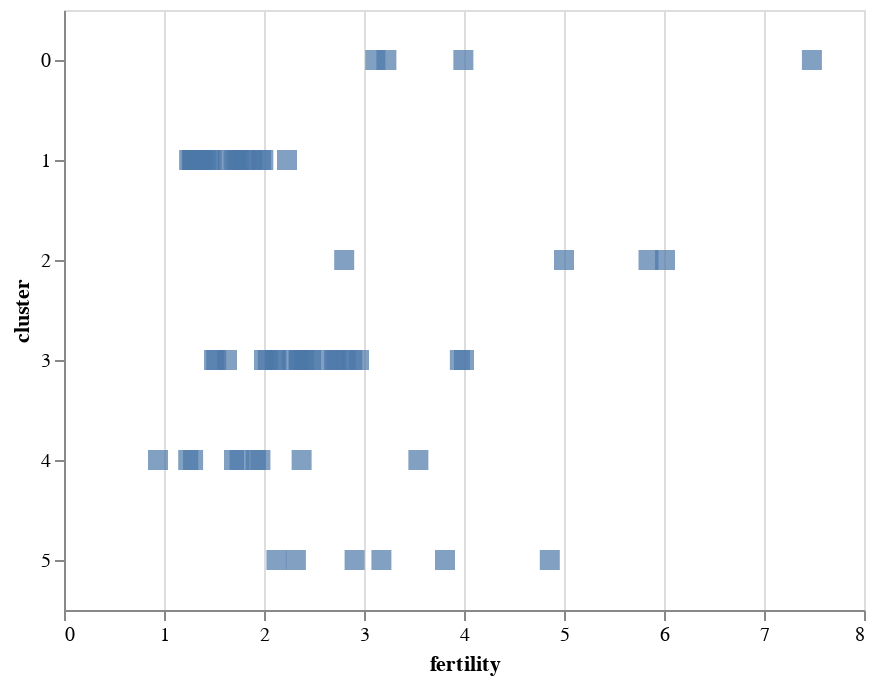

Notebook code for this chart:
### Markdown cell above
### Square Marks

The `square` mark type is a convenient shorthand for `point` marks drawn as filled squares.

### Code cell
alt.Chart(data2000).mark_square(size=100).encode(
    alt.X('fertility:Q'),
    alt.Y('cluster:N'),
    alt.Shape('cluster:N')
)

### Figure 1 — Vega-Lite specification as saved in the notebook (floating-point values rounded to 4 significant figures)
{"$schema": "https://vega.github.io/schema/vega-lite/v3.4.0.json", "config": {"mark": {"tooltip": null}, "view": {"height": 300, "width": 400}}, "data": {"name": "data-fdeb0b749a6385830bd1445d39ad6ea0"}, "datasets": {"data-fdeb0b749a6385830bd1445d39ad6ea0": [{"cluster": 0, "country": "Afghanistan", "fertility": 7.479, "life_expect": 42.13, "pop": 23898198, "year": 2000}, {"cluster": 3, "country": "Argentina", "fertility": 2.35, "life_expect": 74.34, "pop": 37497728, "year": 2000}, {"cluster": 3, "country": "Aruba", "fertility": 2.124, "life_expect": 73.45, "pop": 69539, "year": 2000}, {"cluster": 4, "country": "Australia", "fertility": 1.756, "life_expect": 80.37, "pop": 19164620, "year": 2000}, {"cluster": 1, "country": "Austria", "fertility": 1.382, "life_expect": 78.98, "pop": 8113413, "year": 2000}, {"cluster": 3, "country": "Bahamas", "fertility": 2.111, "life_expect": 71.07, "pop": 290075, "year": 2000}, {"cluster": 0, "country": "Bangladesh", "fertility": 3.224, "life_expect": 62.01, "pop": 130406594, "year": 2000}, {"cluster": 3, "country": "Barbados", "fertility": 1.5, "life_expect": 75.97, "pop": 273483, "year": 2000}, {"cluster": 1, "country": "Belgium", "fertility": 1.638, "life_expect": 78.32, "pop": 10263618, "year": 2000}, {"cluster": 3, "country": "Bolivia", "fertility": 3.958, "life_expect": 63.88, "pop": 8152620, "year": 2000}, {"cluster": 3, "country": "Brazil", "fertility": 2.345, "life_expect": 71.01, "pop": 175552771, "year": 2000}, {"cluster": 3, "country": "Canada", "fertility": 1.522, "life_expect": 79.77, "pop": 31278097, "year": 2000}, {"cluster": 3, "country": "Chile", "fertility": 2, "life_expect": 77.86, "pop": 15153450, "year": 2000}, {"cluster": 4, "country": "China", "fertility": 1.7, "life_expect": 72.03, "pop": 1262645000, "year": 2000}, {"cluster": 3, "country": "Colombia", "fertility": 2.47, "life_expect": 71.68, "pop": 39685655, "year": 2000}, {"cluster": 3, "country": "Costa Rica", "fertility": 2.281, "life_expect": 78.12, "pop": 3710558, "year": 2000}, {"cluster": 1, "country": "Croatia", "fertility": 1.348, "life_expect": 74.88, "pop": 4410830, "year": 2000}, {"cluster": 3, "country": "Cuba", "fertility": 1.63, "life_expect": 77.16, "pop": 11134273, "year": 2000}, {"cluster": 3, "country": "Dominican Republic", "fertility": 2.95, "life_expect": 70.85, "pop": 8385828, "year": 2000}, {"cluster": 3, "country": "Ecuador", "fertility": 2.817, "life_expect": 74.17, "pop": 12505204, "year": 2000}, {"cluster": 5, "country": "Egypt", "fertility": 3.174, "life_expect": 69.81, "pop": 70492342, "year": 2000}, {"cluster": 3, "country": "El Salvador", "fertility": 2.883, "life_expect": 70.73, "pop": 6122515, "year": 2000}, {"cluster": 1, "country": "Finland", "fertility": 1.754, "life_expect": 78.37, "pop": 5168595, "year": 2000}, {"cluster": 1, "country": "France", "fertility": 1.883, "life_expect": 79.59, "pop": 59381628, "year": 2000}, {"cluster": 1, "country": "Georgia", "fertility": 1.478, "life_expect": 70.48, "pop": 4777209, "year": 2000}, {"cluster": 1, "country": "Germany", "fertility": 1.346, "life_expect": 78.67, "pop": 82187909, "year": 2000}, {"cluster": 1, "country": "Greece", "fertility": 1.277, "life_expect": 78.26, "pop": 10559110, "year": 2000}, {"cluster": 3, "country": "Grenada", "fertility": 2.429, "life_expect": 67.75, "pop": 89312, "year": 2000}, {"cluster": 3, "country": "Haiti", "fertility": 4, "life_expect": 58.14, "pop": 7306302, "year": 2000}, {"cluster": 4, "country": "Hong Kong", "fertility": 0.94, "life_expect": 81.5, "pop": 6658720, "year": 2000}, {"cluster": 1, "country": "Iceland", "fertility": 1.993, "life_expect": 80.5, "pop": 281043, "year": 2000}, {"cluster": 0, "country": "India", "fertility": 3.113, "life_expect": 62.88, "pop": 1007702000, "year": 2000}, {"cluster": 4, "country": "Indonesia", "fertility": 2.376, "life_expect": 68.59, "pop": 206265000, "year": 2000}, {"cluster": 5, "country": "Iran", "fertility": 2.124, "life_expect": 69.45, "pop": 65660289, "year": 2000}, {"cluster": 5, "country": "Iraq", "fertility": 4.858, "life_expect": 57.05, "pop": 22675617, "year": 2000}, {"cluster": 1, "country": "Ireland", "fertility": 1.969, "life_expect": 77.78, "pop": 3791690, "year": 2000}, {"cluster": 5, "country": "Israel", "fertility": 2.906, "life_expect": 79.7, "pop": 5842454, "year": 2000}, {"cluster": 1, "country": "Italy", "fertility": 1.286, "life_expect": 80.24, "pop": 57719337, "year": 2000}, {"cluster": 3, "country": "Jamaica", "fertility": 2.628, "life_expect": 72.05, "pop": 2615467, "year": 2000}, {"cluster": 4, "country": "Japan", "fertility": 1.291, "life_expect": 82, "pop": 126699784, "year": 2000}, {"cluster": 2, "country": "Kenya", "fertility": 5, "life_expect": 50.99, "pop": 29985839, "year": 2000}, {"cluster": 4, "country": "South Korea", "fertility": 1.917, "life_expect": 66.66, "pop": 21647682, "year": 2000}, {"cluster": 4, "country": "North Korea", "fertility": 1.242, "life_expect": 77.05, "pop": 47351083, "year": 2000}, {"cluster": 5, "country": "Lebanon", "fertility": 2.319, "life_expect": 71.03, "pop": 3578036, "year": 2000}, {"cluster": 3, "country": "Mexico", "fertility": 2.401, "life_expect": 74.9, "pop": 99926620, "year": 2000}, {"cluster": 1, "country": "Netherlands", "fertility": 1.726, "life_expect": 78.53, "pop": 15907853, "year": 2000}, {"cluster": 4, "country": "New Zealand", "fertility": 1.964, "life_expect": 79.11, "pop": 3819762, "year": 2000}, {"cluster": 2, "country": "Nigeria", "fertility": 5.845, "life_expect": 46.61, "pop": 114306700, "year": 2000}, {"cluster": 1, "country": "Norway", "fertility": 1.801, "life_expect": 79.05, "pop": 4492400, "year": 2000}, {"cluster": 0, "country": "Pakistan", "fertility": 3.994, "life_expect": 63.61, "pop": 146342958, "year": 2000}, {"cluster": 3, "country": "Peru", "fertility": 2.7, "life_expect": 69.91, "pop": 25979722, "year": 2000}, {"cluster": 4, "country": "Philippines", "fertility": 3.544, "life_expect": 70.3, "pop": 79739825, "year": 2000}, {"cluster": 1, "country": "Poland", "fertility": 1.251, "life_expect": 74.67, "pop": 38654164, "year": 2000}, {"cluster": 1, "country": "Portugal", "fertility": 1.454, "life_expect": 77.29, "pop": 10335597, "year": 2000}, {"cluster": 2, "country": "Rwanda", "fertility": 6.01, "life_expect": 43.41, "pop": 7507056, "year": 2000}, {"cluster": 5, "country": "Saudi Arabia", "fertility": 3.81, "life_expect": 71.63, "pop": 23153090, "year": 2000}, {"cluster": 2, "country": "South Africa", "fertility": 2.802, "life_expect": 53.37, "pop": 44066197, "year": 2000}, {"cluster": 1, "country": "Spain", "fertility": 1.287, "life_expect": 79.78, "pop": 40016081, "year": 2000}, {"cluster": 1, "country": "Switzerland", "fertility": 1.415, "life_expect": 80.62, "pop": 7266920, "year": 2000}, {"cluster": 1, "country": "Turkey", "fertility": 2.23, "life_expect": 70.84, "pop": 65666677, "year": 2000}, {"cluster": 1, "country": "United Kingdom", "fertility": 1.695, "life_expect": 78.47, "pop": 59522468, "year": 2000}, {"cluster": 3, "country": "United States", "fertility": 2.038, "life_expect": 77.31, "pop": 282338631, "year": 2000}, {"cluster": 3, "country": "Venezuela", "fertility": 2.723, "life_expect": 72.77, "pop": 23542649, "year": 2000}]}, "encoding": {"shape": {"field": "cluster", "type": "nominal"}, "x": {"field": "fertility", "type": "quantitative"}, "y": {"field": "cluster", "type": "nominal"}}, "mark": {"size": 100, "type": "square"}}
